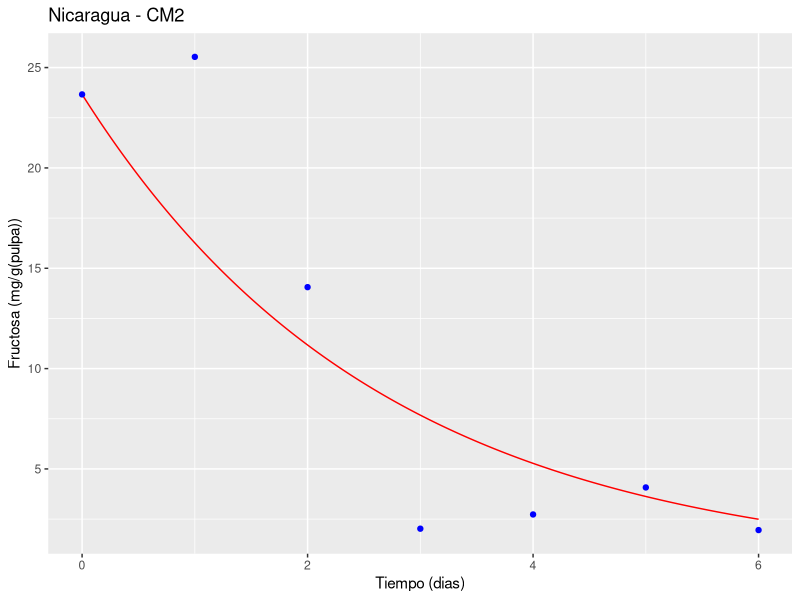
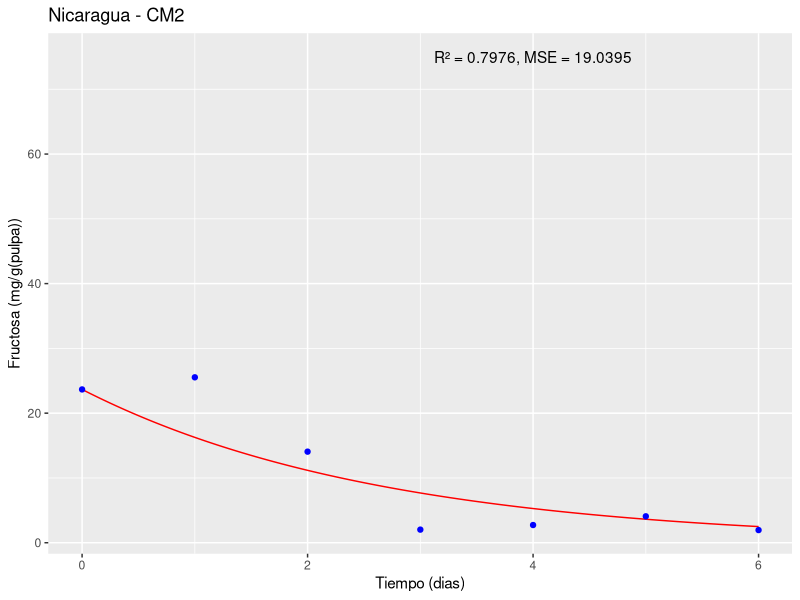
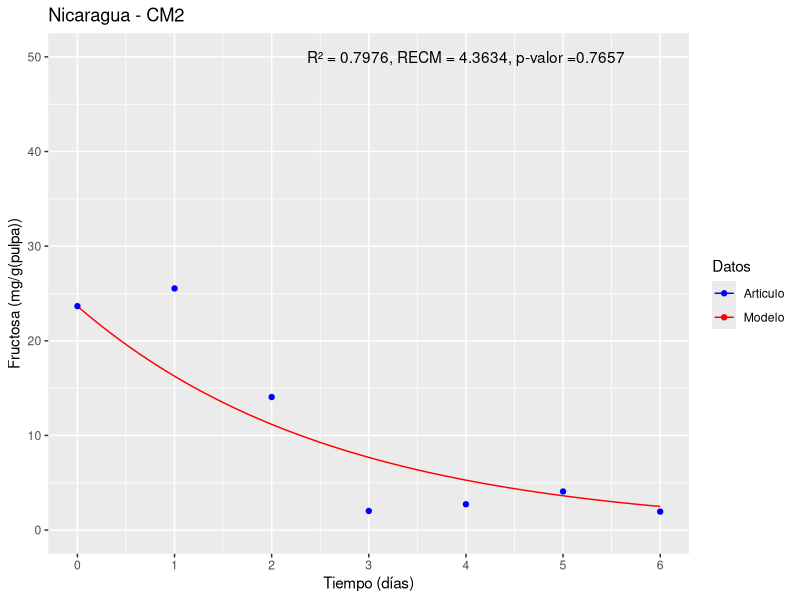

Write the R code that produced these figures, in order.
library(deSolve)
library(ggplot2)
state1<-c(y=23.663) # Estado inicial#
times1<-seq(0,6,1/10000) #6 dias con 10000 intervalos por día#
parameters1<-c(Y1=18.646,Y2=108.10) #vector con los valores de los parametros#
#Papalexandratou et al., 2019 Nicaragua <- Nicaragua - CM2#
#doi.org/10.1016/j.ijfoodmicro.2019.05.012#
#Nicaragua - CM2#

# (i) DATOS PARA ALIMENTAR EL MODELO # FRUCTOSA

#nu1#
U<- 0.0757
f<- 23.663
K<-0.6584
L<-0.0306260
U1 <- (U*f/f+K*L)*L
U1
#nu2#
U2<- 0.1487
f2<- 23.663
K2<-0.6784
BAL2<-9.482E-05

U2 <- (U2*f2/f2+K2*BAL2)*BAL2
U2

#Ecuación diferencial#
ODE1<-function(times,state,parameters){ 
  y<-state[1] #estado inicial
  Y1<-parameters[1] #párametro 1
  Y2<-parameters[2] #párametro 2
  dy<--(Y1*U1/0.15)*y-(Y2*U2/0.15)*y #ecuación 
  res<-dy
  list(res)
}


#solución númerica#
solution1<-lsoda(state1, times1, ODE1, parameters1)

# (ii) DATOS EXPERIMENTALES DEL ARTICULO#

ts = c(0,24/24,48/24,72/24,96/24,120/24,144/24)
fru<-c(23.663,25.533,14.058,2.021,2.73,4.076,1.952)

#Grafico#

df <- data.frame(time = solution1[,1], fructose = solution1[,2])
d<-ggplot() +
  geom_line(data = df, aes(x = time, y = fructose), color = "red") +
  geom_point(data = data.frame(time = ts, fructose = fru), aes(x = time, y = fructose), color = "blue") +
  xlab("Tiempo (dias)") + ylab("Fructosa (mg/g(pulpa))") +
  ggtitle("Nicaragua - CM2")
plot(d)


#Validación estadistica#

#Para validar estadísticamente el modelo matemático se pueden utilizar diversas herramientas de análisis,
#pero una de las más comunes es comparar los resultados del modelo con datos experimentales y evaluar la calidad del ajuste.
#En este caso, podemos utilizar el coeficiente de determinación (R²) y el error cuadrático medio (MSE) como medidas de ajuste#

#Para calcular el R² y el MSE, podemos comparar los valores predichos por el modelo con los datos experimentales.
#Primero, podemos extraer los valores predichos por el modelo en los mismos puntos en los que se tomaron las mediciones experimentales,
#utilizando la función approx() de R:

pred <- approx(solution1[,1], solution1[,2], ts)$y

#Luego, podemos calcular el R² y el MSE utilizando las siguientes fórmulas:
SSE <- sum((fru - pred)^2)
SST <- sum((fru - mean(fru))^2)
R2 <- 1 - SSE/SST
MSE <- SSE/length(fru)
RECM <- sqrt(MSE)

#Donde SSE es la suma de los errores cuadráticos,
#SST es la suma total de cuadrados, 
#R² es el coeficiente de determinación y MSE es el error cuadrático medio#

cat("R² = ", round(R2, 4), "\n")
cat("MSE = ", round(MSE, 4), "\n")
cat("RECM = ", round(RECM, 4), "\n")

#El R² mide la proporción de la variación total en los datos experimentales
#que es explicada por el modelo. Un valor de R² cercano a 1 indica un buen ajuste del modelo a los datos experimentales.

#El MSE mide el promedio de los errores al cuadrado entre los valores experimentales
#y los valores predichos por el modelo. Un valor bajo de MSE indica una buena capacidad predictiva del modelo.

d <- ggplot() +
  geom_line(data = df, aes(x = time, y = fructose), color = "red") +
  geom_point(data = data.frame(time = ts, fructose = fru), aes(x = time, y = fructose), color = "blue") +
  xlab("Tiempo (dias)") + ylab("Fructosa (mg/g(pulpa))") +
  ggtitle("Nicaragua - CM2") +
  annotate("text", x = 4, y = 75, label = paste0("R² = ", round(R2, 4), ", MSE = ", round(MSE, 4)))

plot(d)

#Prueba de hipotesis con un alfa de 0.05#
#para determinar si hay una diferencia significativa entre los valores predichos por el modelo y los datos experimentales#

# Prueba de hipótesis
alpha <- 0.05

# Calcula los residuos
residuals <- fru - pred

# Prueba t para comparar los valores predichos con los datos experimentales
t_stat <- t.test(residuals)$statistic
p_value <- t.test(residuals)$p.value

#En este código, se calculan los residuos restando
#los valores predichos por el modelo de los datos experimentales. 
#Luego, se realiza una prueba t para comparar los residuos con una 
#media de cero (hipótesis nula: no hay diferencia significativa).
#El resultado de la prueba t incluye el estadístico de prueba (t_stat) y el valor p (p_value).
# Compara el p-valor con el nivel de significancia
if (p_value < alpha) {
  cat("La diferencia entre los valores predichos y los datos experimentales es significativa.\n")
} else {
  cat("No se encontró una diferencia significativa entre los valores predichos y los datos experimentales.\n")
}

cat("Prueba t estadística:", round(t_stat, 4), "\n")
cat("Valor p:", round(p_value, 4), "\n")

#Final plot#

# Primero, definimos los colores que queremos utilizar para cada elemento
colores <- c(Modelo = "red", Artículo = "blue")

# Luego, modificamos el script para asignar un nombre a cada geom y establecer la escala de colores manualmente
d <- ggplot() +
  geom_line(data = df, aes(x = time, y = fructose, color = "Modelo"), show.legend = TRUE) +
  geom_point(data = data.frame(time = ts, fructose = fru), aes(x = time, y = fructose, color = "Artículo"), show.legend = TRUE) +
  xlab("Tiempo (días)") + ylab("Fructosa (mg/g(pulpa))") +
  ggtitle("Nicaragua - CM2") +
  annotate("text", x = 4, y = 50, label = paste0("R² = ", round(R2, 4), ", RECM = ", round(RECM, 4), ", p-valor =", round(p_value, 4))) +
  labs(color = "Datos") +  # Cambiamos el título de la leyenda
  scale_color_manual(values = colores) +
  scale_x_continuous(limits = c(0, 6), breaks = seq(0, 6, 1)) +  # Límites del eje x y los intervalos entre marcas
  scale_y_continuous(limits = c(0, 50), breaks = seq(0, 50, 10))   # Límites del eje y y los intervalos entre marcas


# Gráfica#
print(d)
